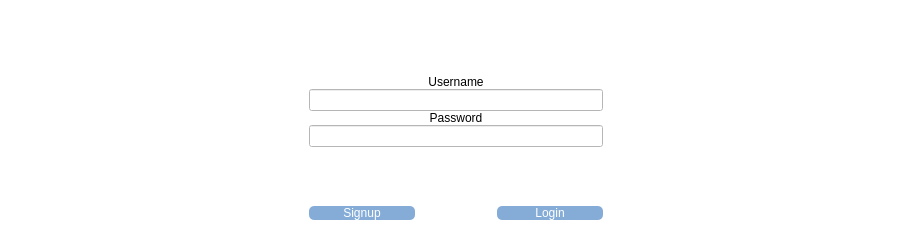
      <widget class="QWidget" name="loginpage">
       <property name="sizePolicy">
        <sizepolicy hsizetype="Expanding" vsizetype="Expanding">
         <horstretch>0</horstretch>
         <verstretch>0</verstretch>
        </sizepolicy>
       </property>
       <property name="styleSheet">
        <string notr="true">background-color: rgb(255, 255, 255);</string>
       </property>
       <layout class="QHBoxLayout" name="horizontalLayout">
        <property name="spacing">
         <number>6</number>
        </property>
        <property name="leftMargin">
         <number>0</number>
        </property>
        <property name="topMargin">
         <number>0</number>
        </property>
        <property name="rightMargin">
         <number>0</number>
        </property>
        <property name="bottomMargin">
         <number>0</number>
        </property>
        <item>
         <layout class="QHBoxLayout" name="horizontalLayout_2">
          <property name="spacing">
           <number>0</number>
          </property>
          <property name="leftMargin">
           <number>0</number>
          </property>
          <item>
           <spacer name="horizontalSpacer_3">
            <property name="orientation">
             <enum>Qt::Horizontal</enum>
            </property>
            <property name="sizeType">
             <enum>QSizePolicy::Fixed</enum>
            </property>
            <property name="sizeHint" stdset="0">
             <size>
              <width>200</width>
              <height>20</height>
             </size>
            </property>
           </spacer>
          </item>
          <item>
           <widget class="QWidget" name="widget_3" native="true">
            <property name="sizePolicy">
             <sizepolicy hsizetype="Expanding" vsizetype="Expanding">
              <horstretch>0</horstretch>
              <verstretch>0</verstretch>
             </sizepolicy>
            </property>
            <property name="autoFillBackground">
             <bool>false</bool>
            </property>
            <property name="styleSheet">
             <string notr="true">background-color: rgb(255, 255, 255);
</string>
            </property>
            <layout class="QVBoxLayout" name="verticalLayout">
             <item>
              <spacer name="verticalSpacer_2">
               <property name="orientation">
                <enum>Qt::Vertical</enum>
               </property>
               <property name="sizeType">
                <enum>QSizePolicy::Fixed</enum>
               </property>
               <property name="sizeHint" stdset="0">
                <size>
                 <width>20</width>
                 <height>15</height>
                </size>
               </property>
              </spacer>
             </item>
             <item>
              <widget class="QWidget" name="widget_6" native="true">
               <property name="styleSheet">
                <string notr="true">image: url(:/images/file-sharing.png);</string>
               </property>
              </widget>
             </item>
             <item>
              <spacer name="verticalSpacer_5">
               <property name="orientation">
                <enum>Qt::Vertical</enum>
               </property>
               <property name="sizeType">
                <enum>QSizePolicy::Fixed</enum>
               </property>
               <property name="sizeHint" stdset="0">
                <size>
                 <width>20</width>
                 <height>15</height>
                </size>
               </property>
              </spacer>
             </item>
             <item>
              <layout class="QHBoxLayout" name="horizontalLayout_8">
               <property name="spacing">
                <number>2</number>
               </property>
               <item>
                <spacer name="horizontalSpacer_8">
                 <property name="orientation">
                  <enum>Qt::Horizontal</enum>
                 </property>
                 <property name="sizeType">
                  <enum>QSizePolicy::Fixed</enum>
                 </property>
                 <property name="sizeHint" stdset="0">
                  <size>
                   <width>100</width>
                   <height>20</height>
                  </size>
                 </property>
                </spacer>
               </item>
               <item>
                <layout class="QVBoxLayout" name="verticalLayout_2">
                 <property name="spacing">
                  <number>0</number>
                 </property>
                 <item>
                  <spacer name="verticalSpacer_4">
                   <property name="orientation">
                    <enum>Qt::Vertical</enum>
                   </property>
                   <property name="sizeType">
                    <enum>QSizePolicy::Fixed</enum>
                   </property>
                   <property name="sizeHint" stdset="0">
                    <size>
                     <width>20</width>
                     <height>30</height>
                    </size>
                   </property>
                  </spacer>
                 </item>
                 <item>
                  <widget class="QLabel" name="label_4">
                   <property name="styleSheet">
                    <string notr="true">font: 75 11pt &quot;Sawasdee Bold&quot;;</string>
                   </property>
                   <property name="text">
                    <string>Username</string>
                   </property>
                   <property name="alignment">
                    <set>Qt::AlignCenter</set>
                   </property>
                  </widget>
                 </item>
                 <item>
                  <widget class="QLineEdit" name="user_log_line">
                   <property name="sizePolicy">
                    <sizepolicy hsizetype="Minimum" vsizetype="Fixed">
                     <horstretch>0</horstretch>
                     <verstretch>0</verstretch>
                    </sizepolicy>
                   </property>
                   <property name="minimumSize">
                    <size>
                     <width>294</width>
                     <height>0</height>
                    </size>
                   </property>
                  </widget>
                 </item>
                 <item>
                  <widget class="QLabel" name="label_5">
                   <property name="styleSheet">
                    <string notr="true">font: 75 11pt &quot;Sawasdee Bold&quot;;</string>
                   </property>
                   <property name="text">
                    <string>Password</string>
                   </property>
                   <property name="alignment">
                    <set>Qt::AlignCenter</set>
                   </property>
                  </widget>
                 </item>
                 <item>
                  <widget class="QLineEdit" name="psw_log_line">
                   <property name="sizePolicy">
                    <sizepolicy hsizetype="Minimum" vsizetype="Fixed">
                     <horstretch>0</horstretch>
                     <verstretch>0</verstretch>
                    </sizepolicy>
                   </property>
                   <property name="minimumSize">
                    <size>
                     <width>294</width>
                     <height>0</height>
                    </size>
                   </property>
                   <property name="styleSheet">
                    <string notr="true">lineedit-password-mask-delay:1;</string>
                   </property>
                   <property name="echoMode">
                    <enum>QLineEdit::Password</enum>
                   </property>
                  </widget>
                 </item>
                 <item>
                  <spacer name="verticalSpacer_3">
                   <property name="orientation">
                    <enum>Qt::Vertical</enum>
                   </property>
                   <property name="sizeType">
                    <enum>QSizePolicy::Fixed</enum>
                   </property>
                   <property name="sizeHint" stdset="0">
                    <size>
                     <width>20</width>
                     <height>30</height>
                    </size>
                   </property>
                  </spacer>
                 </item>
                </layout>
               </item>
               <item>
                <spacer name="horizontalSpacer_9">
                 <property name="orientation">
                  <enum>Qt::Horizontal</enum>
                 </property>
                 <property name="sizeType">
                  <enum>QSizePolicy::Fixed</enum>
                 </property>
                 <property name="sizeHint" stdset="0">
                  <size>
                   <width>100</width>
                   <height>20</height>
                  </size>
                 </property>
                </spacer>
               </item>
              </layout>
             </item>
             <item>
              <spacer name="verticalSpacer_12">
               <property name="orientation">
                <enum>Qt::Vertical</enum>
               </property>
               <property name="sizeType">
                <enum>QSizePolicy::Fixed</enum>
               </property>
               <property name="sizeHint" stdset="0">
                <size>
                 <width>20</width>
                 <height>20</height>
                </size>
               </property>
              </spacer>
             </item>
             <item>
              <layout class="QHBoxLayout" name="horizontalLayout_5">
               <property name="spacing">
                <number>2</number>
               </property>
               <item>
                <spacer name="horizontalSpacer_5">
                 <property name="orientation">
                  <enum>Qt::Horizontal</enum>
                 </property>
                 <property name="sizeType">
                  <enum>QSizePolicy::Fixed</enum>
                 </property>
                 <property name="sizeHint" stdset="0">
                  <size>
                   <width>100</width>
                   <height>20</height>
                  </size>
                 </property>
                </spacer>
               </item>
               <item>
                <widget class="QPushButton" name="reglogButton">
                 <property name="sizePolicy">
                  <sizepolicy hsizetype="Minimum" vsizetype="Fixed">
                   <horstretch>0</horstretch>
                   <verstretch>0</verstretch>
                  </sizepolicy>
                 </property>
                 <property name="palette">
                  <palette>
                   <active>
                    <colorrole role="WindowText">
                     <brush brushstyle="SolidPattern">
                      <color alpha="255">
                       <red>255</red>
                       <green>255</green>
                       <blue>255</blue>
                      </color>
                     </brush>
                    </colorrole>
                    <colorrole role="Button">
                     <brush brushstyle="SolidPattern">
                      <color alpha="255">
                       <red>132</red>
                       <green>172</green>
                       <blue>215</blue>
                      </color>
                     </brush>
                    </colorrole>
                    <colorrole role="Text">
                     <brush brushstyle="SolidPattern">
                      <color alpha="255">
                       <red>255</red>
                       <green>255</green>
                       <blue>255</blue>
                      </color>
                     </brush>
                    </colorrole>
                    <colorrole role="ButtonText">
                     <brush brushstyle="SolidPattern">
                      <color alpha="255">
                       <red>255</red>
                       <green>255</green>
                       <blue>255</blue>
                      </color>
                     </brush>
                    </colorrole>
                    <colorrole role="Base">
                     <brush brushstyle="SolidPattern">
                      <color alpha="255">
                       <red>132</red>
                       <green>172</green>
                       <blue>215</blue>
                      </color>
                     </brush>
                    </colorrole>
                    <colorrole role="Window">
                     <brush brushstyle="SolidPattern">
                      <color alpha="255">
                       <red>132</red>
                       <green>172</green>
                       <blue>215</blue>
                      </color>
                     </brush>
                    </colorrole>
                    <colorrole role="PlaceholderText">
                     <brush brushstyle="NoBrush">
                      <color alpha="128">
                       <red>255</red>
                       <green>255</green>
                       <blue>255</blue>
                      </color>
                     </brush>
                    </colorrole>
                   </active>
                   <inactive>
                    <colorrole role="WindowText">
                     <brush brushstyle="SolidPattern">
                      <color alpha="255">
                       <red>255</red>
                       <green>255</green>
                       <blue>255</blue>
                      </color>
                     </brush>
                    </colorrole>
                    <colorrole role="Button">
                     <brush brushstyle="SolidPattern">
                      <color alpha="255">
                       <red>132</red>
                       <green>172</green>
                       <blue>215</blue>
                      </color>
                     </brush>
                    </colorrole>
                    <colorrole role="Text">
                     <brush brushstyle="SolidPattern">
                      <color alpha="255">
                       <red>255</red>
                       <green>255</green>
                       <blue>255</blue>
                      </color>
                     </brush>
                    </colorrole>
                    <colorrole role="ButtonText">
                     <brush brushstyle="SolidPattern">
                      <color alpha="255">
                       <red>255</red>
                       <green>255</green>
                       <blue>255</blue>
                      </color>
                     </brush>
                    </colorrole>
                    <colorrole role="Base">
                     <brush brushstyle="SolidPattern">
                      <color alpha="255">
                       <red>132</red>
                       <green>172</green>
                       <blue>215</blue>
                      </color>
                     </brush>
                    </colorrole>
                    <colorrole role="Window">
                     <brush brushstyle="SolidPattern">
                      <color alpha="255">
                       <red>132</red>
                       <green>172</green>
                       <blue>215</blue>
                      </color>
                     </brush>
                    </colorrole>
                    <colorrole role="PlaceholderText">
                     <brush brushstyle="NoBrush">
                      <color alpha="128">
                       <red>255</red>
                       <green>255</green>
                       <blue>255</blue>
                      </color>
                     </brush>
                    </colorrole>
                   </inactive>
                   <disabled>
                    <colorrole role="WindowText">
                     <brush brushstyle="SolidPattern">
                      <color alpha="255">
                       <red>255</red>
                       <green>255</green>
                       <blue>255</blue>
                      </color>
                     </brush>
                    </colorrole>
                    <colorrole role="Button">
                     <brush brushstyle="SolidPattern">
                      <color alpha="255">
                       <red>132</red>
                       <green>172</green>
                       <blue>215</blue>
                      </color>
                     </brush>
                    </colorrole>
                    <colorrole role="Text">
                     <brush brushstyle="SolidPattern">
                      <color alpha="255">
                       <red>255</red>
                       <green>255</green>
                       <blue>255</blue>
                      </color>
                     </brush>
                    </colorrole>
                    <colorrole role="ButtonText">
                     <brush brushstyle="SolidPattern">
                      <color alpha="255">
                       <red>255</red>
                       <green>255</green>
                       <blue>255</blue>
                      </color>
                     </brush>
                    </colorrole>
                    <colorrole role="Base">
                     <brush brushstyle="SolidPattern">
                      <color alpha="255">
                       <red>132</red>
                       <green>172</green>
                       <blue>215</blue>
                      </color>
                     </brush>
                    </colorrole>
                    <colorrole role="Window">
                     <brush brushstyle="SolidPattern">
                      <color alpha="255">
                       <red>132</red>
                       <green>172</green>
                       <blue>215</blue>
                      </color>
                     </brush>
                    </colorrole>
                    <colorrole role="PlaceholderText">
                     <brush brushstyle="NoBrush">
                      <color alpha="128">
                       <red>255</red>
                       <green>255</green>
                       <blue>255</blue>
                      </color>
                     </brush>
                    </colorrole>
                   </disabled>
                  </palette>
                 </property>
                 <property name="cursor">
                  <cursorShape>PointingHandCursor</cursorShape>
                 </property>
                 <property name="styleSheet">
                  <string notr="true">QPushButton#reglogButton {
background-color:#84ACD7;
color:#ffffff;
border: 1px;
border-radius:5px;
font: 75 22pt &quot;Sawasdee Bold&quot;;
}
QPushButton#reglogButton:hover{
	background-color:#C97064;
}</string>
                 </property>
                 <property name="text">
                  <string>Signup</string>
                 </property>
                 <property name="flat">
                  <bool>false</bool>
                 </property>
                </widget>
               </item>
               <item>
                <spacer name="horizontalSpacer_6">
                 <property name="orientation">
                  <enum>Qt::Horizontal</enum>
                 </property>
                 <property name="sizeType">
                  <enum>QSizePolicy::Fixed</enum>
                 </property>
                 <property name="sizeHint" stdset="0">
                  <size>
                   <width>80</width>
                   <height>20</height>
                  </size>
                 </property>
                </spacer>
               </item>
               <item>
                <widget class="QPushButton" name="loginButton">
                 <property name="palette">
                  <palette>
                   <active>
                    <colorrole role="WindowText">
                     <brush brushstyle="SolidPattern">
                      <color alpha="255">
                       <red>255</red>
                       <green>255</green>
                       <blue>255</blue>
                      </color>
                     </brush>
                    </colorrole>
                    <colorrole role="Button">
                     <brush brushstyle="SolidPattern">
                      <color alpha="255">
                       <red>132</red>
                       <green>172</green>
                       <blue>215</blue>
                      </color>
                     </brush>
                    </colorrole>
                    <colorrole role="Text">
                     <brush brushstyle="SolidPattern">
                      <color alpha="255">
                       <red>255</red>
                       <green>255</green>
                       <blue>255</blue>
                      </color>
                     </brush>
                    </colorrole>
                    <colorrole role="ButtonText">
                     <brush brushstyle="SolidPattern">
                      <color alpha="255">
                       <red>255</red>
                       <green>255</green>
                       <blue>255</blue>
                      </color>
                     </brush>
                    </colorrole>
                    <colorrole role="Base">
                     <brush brushstyle="SolidPattern">
                      <color alpha="255">
                       <red>132</red>
                       <green>172</green>
                       <blue>215</blue>
                      </color>
                     </brush>
                    </colorrole>
                    <colorrole role="Window">
                     <brush brushstyle="SolidPattern">
                      <color alpha="255">
                       <red>132</red>
                       <green>172</green>
                       <blue>215</blue>
                      </color>
                     </brush>
                    </colorrole>
                    <colorrole role="PlaceholderText">
                     <brush brushstyle="NoBrush">
                      <color alpha="128">
                       <red>255</red>
                       <green>255</green>
                       <blue>255</blue>
                      </color>
                     </brush>
                    </colorrole>
                   </active>
                   <inactive>
                    <colorrole role="WindowText">
                     <brush brushstyle="SolidPattern">
                      <color alpha="255">
                       <red>255</red>
                       <green>255</green>
                       <blue>255</blue>
                      </color>
                     </brush>
                    </colorrole>
                    <colorrole role="Button">
                     <brush brushstyle="SolidPattern">
                      <color alpha="255">
                       <red>132</red>
                       <green>172</green>
                       <blue>215</blue>
                      </color>
                     </brush>
                    </colorrole>
                    <colorrole role="Text">
                     <brush brushstyle="SolidPattern">
                      <color alpha="255">
                       <red>255</red>
                       <green>255</green>
                       <blue>255</blue>
                      </color>
                     </brush>
                    </colorrole>
                    <colorrole role="ButtonText">
                     <brush brushstyle="SolidPattern">
                      <color alpha="255">
                       <red>255</red>
                       <green>255</green>
                       <blue>255</blue>
                      </color>
                     </brush>
                    </colorrole>
                    <colorrole role="Base">
                     <brush brushstyle="SolidPattern">
                      <color alpha="255">
                       <red>132</red>
                       <green>172</green>
                       <blue>215</blue>
                      </color>
                     </brush>
                    </colorrole>
                    <colorrole role="Window">
                     <brush brushstyle="SolidPattern">
                      <color alpha="255">
                       <red>132</red>
                       <green>172</green>
                       <blue>215</blue>
                      </color>
                     </brush>
                    </colorrole>
                    <colorrole role="PlaceholderText">
                     <brush brushstyle="NoBrush">
                      <color alpha="128">
                       <red>255</red>
                       <green>255</green>
                       <blue>255</blue>
                      </color>
                     </brush>
                    </colorrole>
                   </inactive>
                   <disabled>
                    <colorrole role="WindowText">
                     <brush brushstyle="SolidPattern">
                      <color alpha="255">
                       <red>255</red>
                       <green>255</green>
                       <blue>255</blue>
                      </color>
                     </brush>
                    </colorrole>
                    <colorrole role="Button">
                     <brush brushstyle="SolidPattern">
                      <color alpha="255">
                       <red>132</red>
                       <green>172</green>
                       <blue>215</blue>
                      </color>
                     </brush>
                    </colorrole>
                    <colorrole role="Text">
                     <brush brushstyle="SolidPattern">
                      <color alpha="255">
                       <red>255</red>
                       <green>255</green>
                       <blue>255</blue>
                      </color>
                     </brush>
                    </colorrole>
                    <colorrole role="ButtonText">
                     <brush brushstyle="SolidPattern">
                      <color alpha="255">
                       <red>255</red>
                       <green>255</green>
                       <blue>255</blue>
                      </color>
                     </brush>
                    </colorrole>
                    <colorrole role="Base">
                     <brush brushstyle="SolidPattern">
                      <color alpha="255">
                       <red>132</red>
                       <green>172</green>
                       <blue>215</blue>
                      </color>
                     </brush>
                    </colorrole>
                    <colorrole role="Window">
                     <brush brushstyle="SolidPattern">
                      <color alpha="255">
                       <red>132</red>
                       <green>172</green>
                       <blue>215</blue>
                      </color>
                     </brush>
                    </colorrole>
                    <colorrole role="PlaceholderText">
                     <brush brushstyle="NoBrush">
                      <color alpha="128">
                       <red>255</red>
                       <green>255</green>
                       <blue>255</blue>
                      </color>
                     </brush>
                    </colorrole>
                   </disabled>
                  </palette>
                 </property>
                 <property name="cursor">
                  <cursorShape>PointingHandCursor</cursorShape>
                 </property>
                 <property name="styleSheet">
                  <string notr="true">QPushButton#loginButton {
background-color:#84ACD7;
color:#FFFFFF;
border: 1px;
border-radius:5px;
font: 75 22pt &quot;Sawasdee Bold&quot;;
}
QPushButton#loginButton:hover{
background-color:#68DFBB;	
}</string>
                 </property>
                 <property name="text">
                  <string>Login</string>
                 </property>
                 <property name="flat">
                  <bool>false</bool>
                 </property>
                </widget>
               </item>
               <item>
                <spacer name="horizontalSpacer_7">
                 <property name="orientation">
                  <enum>Qt::Horizontal</enum>
                 </property>
                 <property name="sizeType">
                  <enum>QSizePolicy::Fixed</enum>
                 </property>
                 <property name="sizeHint" stdset="0">
                  <size>
                   <width>100</width>
                   <height>20</height>
                  </size>
                 </property>
                </spacer>
               </item>
              </layout>
             </item>
             <item>
              <spacer name="verticalSpacer">
               <property name="orientation">
                <enum>Qt::Vertical</enum>
               </property>
               <property name="sizeType">
                <enum>QSizePolicy::Fixed</enum>
               </property>
               <property name="sizeHint" stdset="0">
                <size>
                 <width>20</width>
                 <height>15</height>
                </size>
               </property>
              </spacer>
             </item>
            </layout>
           </widget>
          </item>
          <item>
           <spacer name="horizontalSpacer_4">
            <property name="orientation">
             <enum>Qt::Horizontal</enum>
            </property>
            <property name="sizeType">
             <enum>QSizePolicy::Fixed</enum>
            </property>
            <property name="sizeHint" stdset="0">
             <size>
              <width>200</width>
              <height>20</height>
             </size>
            </property>
           </spacer>
          </item>
         </layout>
        </item>
       </layout>
      </widget>
